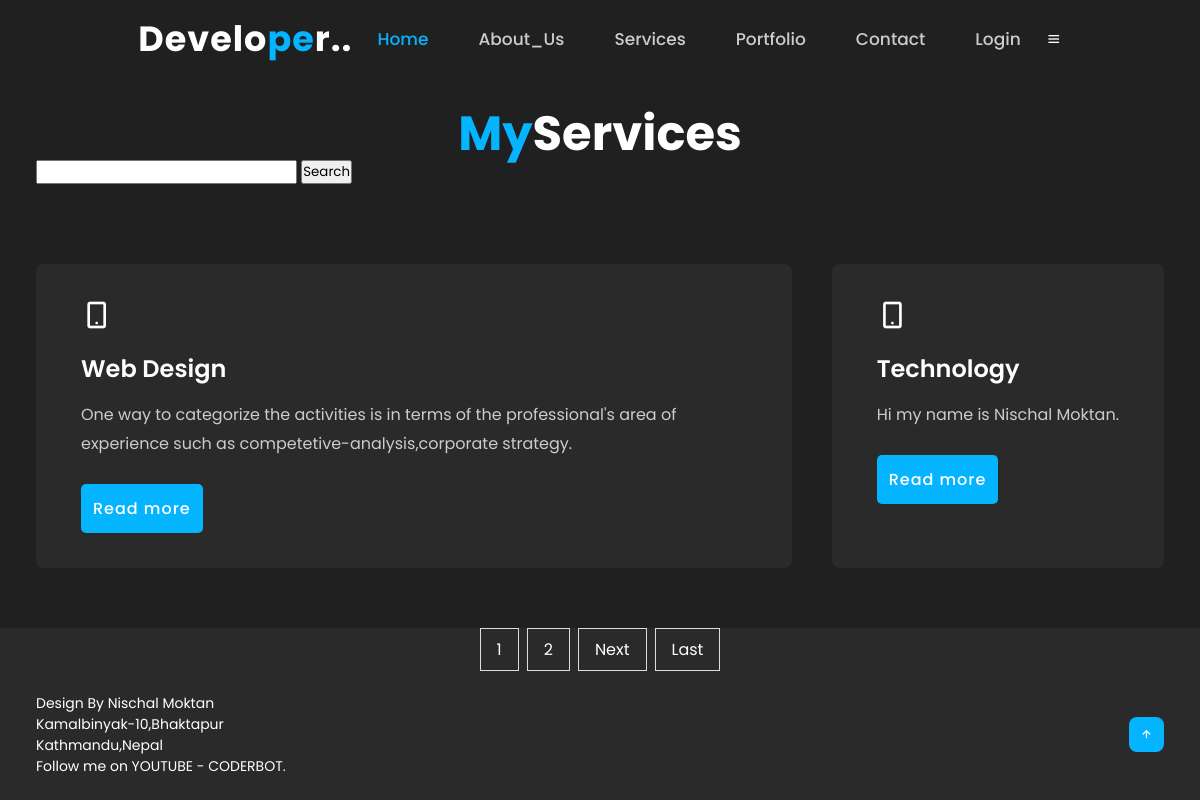
The page /services/ on the database as committed earlier.
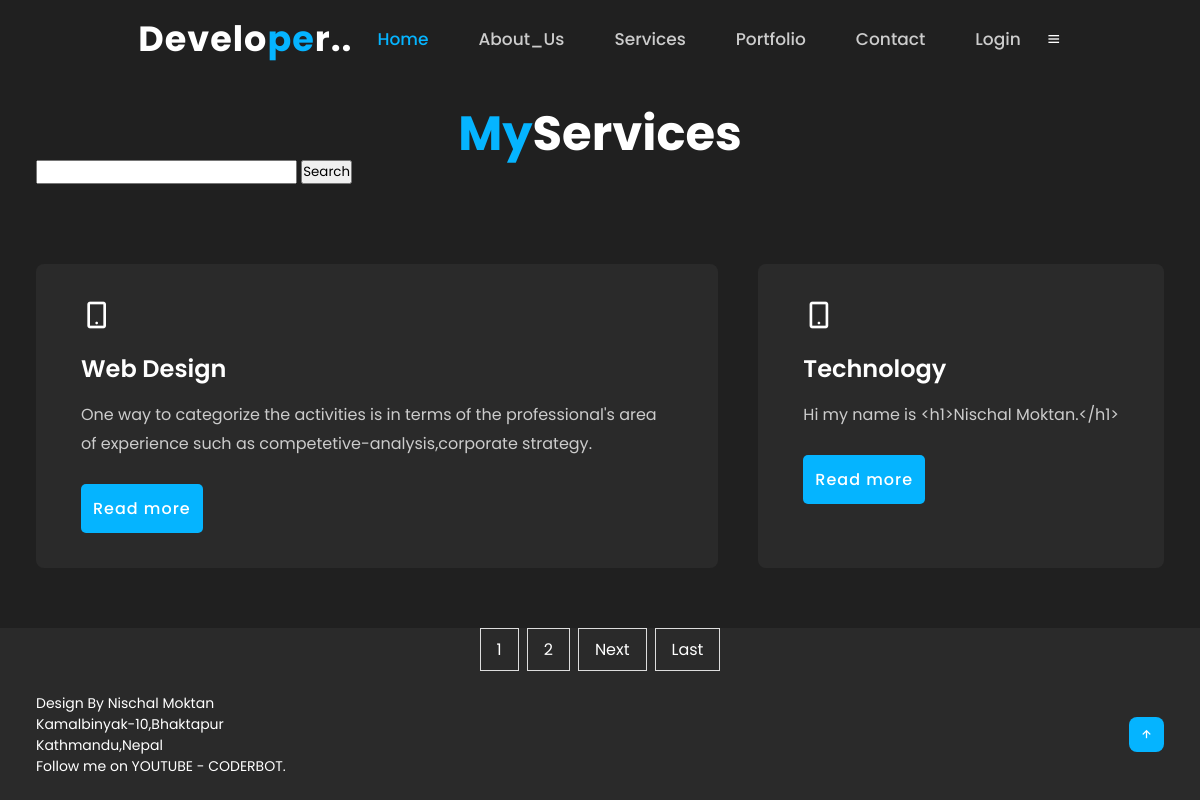
The same page on the database as committed later.
### service/models.py (models this page shows)
class Service(models.Model):
    service_icon=models.CharField(max_length=50)
    service_title=models.CharField(max_length=50)
    service_des=models.TextField()

### mysite/views.py (the view)
# urls.py: path('services/', views.services,name='services'),
def services(request):
    servicesData=Service.objects.all().order_by('-service_title')
    paginator=Paginator(servicesData,2)
    page_number=request.GET.get('page')
    serviceDatafinal=paginator.get_page(page_number)
    totalpage=serviceDatafinal.paginator.num_pages
    if request.method=="GET":
        st=request.GET.get('servicename')
        if st!=None:
           servicesData=Service.objects.filter(service_title__icontains=st)
    data={
        'servicesData':serviceDatafinal,
        'lastpage':totalpage,
        'totalPagelist':[n+1 for n in range(totalpage)],
        'title':'Contact',
        'name':'Nischal'
    }
    return render(request,"services.html",data)

### templates/services.html (shortened to what this page needs)
{% extends "base.html" %}
{% block content %}
<html>
    <head>
        <link rel="stylesheet" href="/static/css/style.css">
    </head>
    <body>
    <section class="services" id="services">
        <div class="main-text">
            <h2><span>My</span>Services</h2>
        </div>
        <form method="get">
            <input type="text" name="servicename" value="" />
            <input type="submit" value="Search"/>
        </form>
        <div class="services-content">
            {% for n in servicesData %}
            <div class="box">
                <div class="s-icons">
                    <i class='{{n.service_icon}}'></i>
                </div>
                <h3>{{n.service_title}}</h3>
                <p>{{n.service_des}}</p>
                <a href="#" class="btn">Read more</a>
            </div>
            {% empty %}
            No Services Found
            {% endfor %}
    </section>
    <div class="center">
        <div class="pagination">
        {% for n in totalPagelist %}
        <a href="/services/?page={{n}}">{{n}}</a>
        {% endfor %}
        {% if servicesData.has_next %}
        <a href="/services/?page={{servicesData.next_page_number}}">Next</a>
        <a href="/services/?page={{lastpage}}">Last</a>
        {% endif %}
        </div>
      </div>
    </body>
</html>
{% endblock %}

### templates/base.html
{% include "header.html" %}
{% block content %}
{% endblock %}
{% include "footer.html" %}

### templates/header.html (shortened to what this page needs)
<!DOCTYPE html>
<html lang="en">
<head>
    <link rel="stylesheet" type="text/css" href="/static/css/style.css">
    <link rel="stylesheet"
  href="https://unpkg.com/boxicons@latest/css/boxicons.min.css">
</head>
<body>
    <header>
        <a href="#" class="logo">Develo<span>pe</span>r..</a>
        <ul class="navlist">
            <li class="{% if request.path == '/' %} active {% endif %}"><a href="{% url 'home' %}" class="active">Home</a></li>
            <li class="{% if request.path == '/about/' %} active {% endif %}"><a href="{% url 'about' %}">About_Us</a></li>
            <li class="{% if request.path == '/services/' %} active {% endif %}"><a href="{% url 'services' %}">Services</a></li>
            <li class="{% if request.path == '/portfolio/' %} active {% endif %}"><a href="{% url 'portfolio' %}">Portfolio</a></li>
            <li class="{% if request.path == '/contact/' %} active {% endif %}"><a href="{% url 'contact' %}">Contact</a></li>
            <li class="{% if request.path == '/login/' %} active {% endif %}"><a href="{% url 'login' %}">Login</a></li>
        </ul>
        <div class="bx bx-menu" id="menu-icon">
        </div>
    </header>

### templates/footer.html
<section class="end">
    <div class="last-text">
        <p>Design By Nischal Moktan<br>
		Kamalbinyak-10,Bhaktapur<br>
			Kathmandu,Nepal<br>
			Follow me on YOUTUBE - CODERBOT.
		</p>
    </div>
    <div class="top">
        <a href="#home"><i class='bx bx-up-arrow-alt'></i></a>
    </div>
</section>

### static/css/style.css (style rules this page uses)
* { padding: 0; margin: 0; box-sizing: border-box; text-decoration: none; list-style: none; scroll-behavior: smooth; font-family: "Poppins", sans-serif; }
:root { --bg-color:#2a2a2a; --second-bg-color:#202020; --text-color:#fff; --second-color:#ccc; --main-color:#05b4ff; --big-font:5rem; --h2-font:3rem; --p-font:1.1rem; }
body { background-color: var(--bg-color); color: var(--text-color); }
header { position: fixed; width: 100%; top: 0; right: 0; z-index: 1000; display: flex; align-items: center; justify-content: center; background: transparent; padding: 22px 15%; border-bottom: 1px solid transparent; transition: all .45s ease; }
.logo { color: var(--text-color); font-size: 35px; font-weight: 700; letter-spacing: 1px; }
span { color: var(--main-color); }
.navlist { display: flex; }
.navlist a { color: var(--second-color); font-size: 17px; font-weight: 500; margin: 0 25px; transition: all .45s ease; }
.navlist a.active { color: var(--main-color); }
section { padding: 160px 15% 120px; }
.btn { display: inline-block; padding: 12px; background: var(--main-color); border-radius: 5px; color: var(--text-color); font-size: 1rem; letter-spacing: 1px; font-weight: 500; transition: all .45s ease; }
.services { background: var(--second-bg-color); }
.main-text { text-align: center; }
.main-text h2 { font-size: var(--h2-font); line-height: 1; }
.services-content { display: grid; grid-template-columns: repeat(auto-fit,minmax(250px,auto)); gap: 2.5rem; margin-top: 5rem; }
.box { background: var(--bg-color); padding: 35px 45px; border-radius: 8px; transition: all .45s ease; }
.s-icons i { font-size: 32px; margin-bottom: 20px; }
.box h3 { font-size: 24px; font-weight: 600; color: var(--text-color); margin-bottom: 15px; }
.box p { color: var(--second-color); font-size: 1rem; line-height: 1.8; margin-bottom: 25px; }
.end { padding: 20px 15%; display: flex; flex-wrap: wrap; align-items: center; justify-content: space-between; gap: 2rem; background: var(--bg-color); }
.last-text p { color: var(--text-color); font-size: 14px; }
.top i { padding: 10px; border-radius: 8px; font-size: 15px; color: var(--text-color); background: var(--main-color); }
@media (max-width: 1480px) { header { padding: 12px 2.5%; transition: .1s; } }
@media (max-width: 1480px) { section { padding: 110px 3% 60px; } }
@media (max-width: 1480px) { .end { padding: 15px 3%; } }

### templates/services.html (style rules this page uses)
.center { text-align: center; }
.pagination { display: inline-block; }
.pagination a { color: white; float: left; padding: 8px 16px; text-decoration: none; transition: background-color .3s; border: 1px solid #ddd; margin: 0 4px; }

Rows that differ between the two databases and show on the page:
changed Service "Technology": service_des "Hi my name is Nischal Moktan." → "Hi my name is <h1>Nischal Moktan.</h1>"
